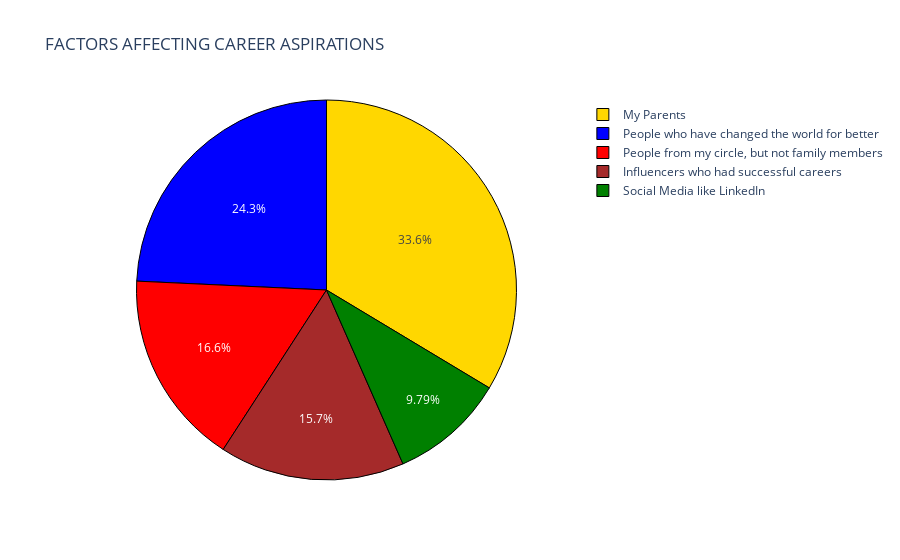

Here is the notebook cell this chart was saved with:
### Code cell
label=question1.index
counts=question1.values
colors=['gold','blue','red','brown','green']
fig=go.Figure(data=[go.Pie(labels=label,values=counts)])
fig.update_layout(title_text="FACTORS AFFECTING CAREER ASPIRATIONS")
fig.update_traces(hoverinfo="label+value",textinfo='percent',
                  marker=dict(colors=colors,line=dict(color='black',width=1)))
fig.show()

### Figure 1 — Plotly figure (JSON) as saved in the notebook; plotly's stock layout.template omitted (floating-point values rounded to 4 significant figures)
{"data": [{"hoverinfo": "label+value", "labels": ["My Parents", "People who have changed the world for better", "People from my circle, but not family members", "Influencers who had successful careers", "Social Media like LinkedIn"], "marker": {"colors": ["gold", "blue", "red", "brown", "green"], "line": {"color": "black", "width": 1}}, "textinfo": "percent", "type": "pie", "values": [79, 57, 39, 37, 23]}], "layout": {"autosize": true, "title": {"text": "FACTORS AFFECTING CAREER ASPIRATIONS"}}}
